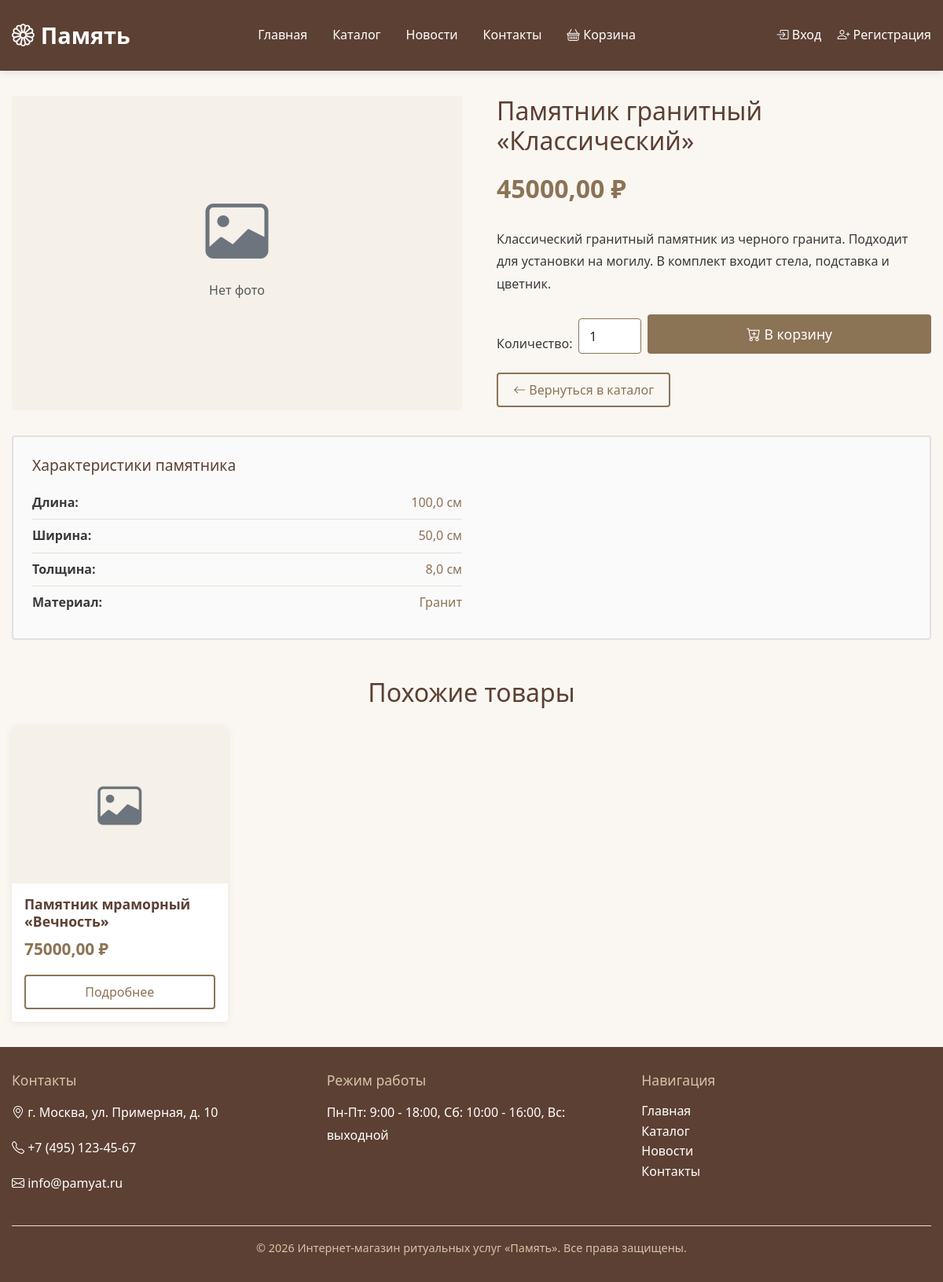
Screenshot of /catalog/pamyatnik-granitny-klassicheskiy/ with the database file from the repository.
### apps/goods/models.py (models this page shows, shortened)
class Product(models.Model):
    PRODUCT_TYPE_CHOICES = [
        ('product', 'Товар'),
        ('service', 'Услуга'),
    ]
    MATERIAL_CHOICES = [
        ('granite', 'Гранит'),
        ('marble', 'Мрамор'),
        ('limestone', 'Известняк'),
        ('composite', 'Композит'),
        ('other', 'Другое'),
    ]
    COATING_CHOICES = [
        ('polished', 'Полированная'),
        ('matte', 'Матовая'),
        ('brushed', 'Брашированная'),
        ('thermal', 'Термообработанная'),
        ('natural', 'Натуральная'),
    ]
    name = models.CharField("Название", max_length=255)
    slug = models.SlugField("URL", unique=True, blank=True)
    description = models.TextField("Описание")
    price = models.DecimalField("Цена (₽)", max_digits=10, decimal_places=2)
    image = models.ImageField("Изображение", upload_to='products/', blank=True, null=True)
    category = models.ForeignKey(Category, on_delete=models.CASCADE, related_name='products', verbose_name="Категория")
    product_type = models.CharField("Тип", max_length=10, choices=PRODUCT_TYPE_CHOICES, default='product')
    is_popular = models.BooleanField("Популярный", default=False)
    length_p = models.DecimalField("Длина (см)", max_digits=6, decimal_places=1, blank=True, null=True)
    width_p = models.DecimalField("Ширина (см)", max_digits=6, decimal_places=1, blank=True, null=True)
    thickness_p = models.DecimalField("Толщина (см)", max_digits=6, decimal_places=1, blank=True, null=True)
    material = models.CharField("Материал", max_length=20, choices=MATERIAL_CHOICES, blank=True, default='')
    tile_length = models.DecimalField("Длина плитки (см)", max_digits=6, decimal_places=1, blank=True, null=True)
    tile_width = models.DecimalField("Ширина плитки (см)", max_digits=6, decimal_places=1, blank=True, null=True)
    tile_thickness = models.DecimalField("Толщина (мм)", max_digits=4, decimal_places=1, blank=True, null=True)
    coating_type = models.CharField("Тип покрытия", max_length=30, choices=COATING_CHOICES, blank=True, default='')
    quantity_per_pack = models.PositiveIntegerField("Количество в упаковке (шт)", blank=True, null=True)
    fence_pattern_height = models.DecimalField("Высота рисунка (см)", max_digits=6, decimal_places=1, blank=True, null=True)
    service_duration = models.PositiveIntegerField("Срок выполнения (дни)", blank=True, null=True)
    service_notes = models.TextField("Особенности услуги", blank=True, default='')
    created_at = models.DateTimeField("Дата создания", auto_now_add=True, null=True)
    updated_at = models.DateTimeField("Дата обновления", auto_now=True, null=True)
    class Meta:
        verbose_name = "Товар/Услуга"
        verbose_name_plural = "Товары и услуги"
        ordering = ['name']

### apps/core/models.py (models this page shows, shortened)
class ContactInfo(models.Model):
    phone = models.CharField("Телефон", max_length=20)
    email = models.EmailField("Email")
    address = models.TextField("Адрес")
    work_hours = models.TextField("Режим работы")
    is_active = models.BooleanField("Активно", default=True)
    class Meta:
        verbose_name = "Контактная информация"
        verbose_name_plural = "Контактная информация"

### apps/goods/views.py (the view)
# urls.py: path('<slug:slug>/', views.product_detail_view, name='product_detail'),
def product_detail_view(request, slug):
    product = get_object_or_404(
        Product.objects.select_related('category'),
        slug=slug
    )
    similar_products = Product.objects.filter(
        category=product.category
    ).exclude(id=product.id)[:4]
    context = {
        'product': product,
        'similar_products': similar_products,
    }
    return render(request, 'product_detail.html', context)

### apps/core/context_processors.py (called while the page is built)
def get_contact_info():
    return ContactInfo.objects.filter(is_active=True).first()

def get_cart_count(request):
    if request.user.is_authenticated:
        cart = Cart.objects.filter(user=request.user).first()
        if cart:
            return cart.get_total_items()
    else:
        session_key = request.session.session_key
        if session_key:
            cart = Cart.objects.filter(session_key=session_key).first()
            if cart:
                return cart.get_total_items()
    return 0

def contact_info(request):
    return {
        'contact_info': get_contact_info(),
        'cart_count': get_cart_count(request),
    }

### templates/product_detail.html (shortened to what this page needs)
{% extends 'base.html' %}
{% block content %}
<div class="row mb-4">
    <div class="col-lg-6 product-detail-image">
        {% if product.image %}
            <img src="{{ product.image.url }}" alt="{{ product.name }}" class="img-fluid">
        {% else %}
            <div class="bg-beige d-flex align-items-center justify-content-center" style="height: 400px; border-radius: 4px;">
                <div class="text-center">
                    <i class="bi bi-image display-1 text-muted-memory"></i>
                    <p class="mt-3 text-muted">Нет фото</p>
                </div>
            </div>
        {% endif %}
    </div>
    <div class="col-lg-6 product-detail-info">
        <h1 class="product-detail-title">{{ product.name }}</h1>
        <p class="product-detail-price">{{ product.price }} ₽</p>
        <p class="product-detail-description">{{ product.description|linebreaksbr }}</p>
        <form action="{% url 'cart:cart_add' product.id %}" method="post" class="mb-4">
            <div class="row g-2 align-items-end">
                <div class="col-auto">
                    <label for="quantity" class="form-label mb-0">Количество:</label>
                </div>
                <div class="col-auto">
                    <input type="number" name="quantity" id="quantity" value="1" min="1"
                           class="form-control" style="width: 80px;">
                </div>
                <div class="col">
                    <button type="submit" class="btn btn-memory btn-lg-memory w-100">
                        <i class="bi bi-cart-plus"></i> В корзину
                    </button>
                </div>
            </div>
        </form>
        <a href="{% url 'goods:catalog' %}" class="btn btn-memory-outline">
            <i class="bi bi-arrow-left"></i> Вернуться в каталог
        </a>
    </div>
</div>
<div class="product-characteristics">
    {% if product.product_type == 'product' and product.category.slug == 'pamyatniki' %}
    <h4> Характеристики памятника</h4>
    <div class="row">
        <div class="col-md-6">
            {% if product.length_p %}
            <div class="characteristic-row">
                <span class="characteristic-label">Длина:</span>
                <span class="characteristic-value">{{ product.length_p }} см</span>
            </div>
            {% endif %}
            {% if product.width_p %}
            <div class="characteristic-row">
                <span class="characteristic-label">Ширина:</span>
                <span class="characteristic-value">{{ product.width_p }} см</span>
            </div>
            {% endif %}
            {% if product.thickness_p %}
            <div class="characteristic-row">
                <span class="characteristic-label">Толщина:</span>
                <span class="characteristic-value">{{ product.thickness_p }} см</span>
            </div>
            {% endif %}
            {% if product.material %}
            <div class="characteristic-row">
                <span class="characteristic-label">Материал:</span>
                <span class="characteristic-value">{{ product.get_material_display }}</span>
            </div>
            {% endif %}
        </div>
    </div>
    {% endif %}
</div>
{% if similar_products %}
<section class="mt-5">
    <h2 class="page-title">Похожие товары</h2>
    <div class="row row-cols-1 row-cols-md-2 row-cols-lg-4 g-4">
        {% for similar in similar_products %}
        <div class="col">
            <div class="product-card">
                {% if similar.image %}
                    <img src="{{ similar.image.url }}" alt="{{ similar.name }}">
                {% else %}
                    <div class="bg-beige d-flex align-items-center justify-content-center" style="height: 200px;">
                        <i class="bi bi-image display-4 text-muted-memory"></i>
                    </div>
                {% endif %}
                <div class="product-card-body">
                    <h3 class="product-card-title">
                        <a href="{% url 'goods:product_detail' similar.slug %}">{{ similar.name }}</a>
                    </h3>
                    <p class="product-card-price">{{ similar.price }} ₽</p>
                    <a href="{% url 'goods:product_detail' similar.slug %}" class="btn btn-memory-outline w-100">Подробнее</a>
                </div>
            </div>
        </div>
        {% endfor %}
    </div>
</section>
{% endif %}
{% endblock %}

### templates/base.html (shortened to what this page needs)
<!DOCTYPE html>
<html lang="ru">
<head>
    <link href="https://cdn.jsdelivr.net/npm/bootstrap@5.3.2/dist/css/bootstrap.min.css" rel="stylesheet">
    <link href="https://cdn.jsdelivr.net/npm/bootstrap-icons@1.11.1/font/bootstrap-icons.css" rel="stylesheet">
    {% load static %}
    <link href="{% static 'css/styles.css' %}" rel="stylesheet">
</head>
<body>
    <header class="site-header">
        <div class="container-custom">
            <div class="header-content">
                <a href="{% url 'core:index' %}" class="logo">
                    <i class="bi bi-flower1"></i>
                    <span>Память</span>
                </a>
                <nav class="navbar navbar-expand-lg main-nav">
                    <div class="container-fluid p-0">
                        <div class="collapse navbar-collapse" id="mainMenu">
                            <ul class="navbar-nav mx-auto mb-2 mb-lg-0">
                                <li class="nav-item">
                                    <a class="nav-link" href="{% url 'core:index' %}">Главная</a>
                                </li>
                                <li class="nav-item">
                                    <a class="nav-link" href="{% url 'goods:catalog' %}">Каталог</a>
                                </li>
                                <li class="nav-item">
                                    <a class="nav-link" href="{% url 'news:news_list' %}">Новости</a>
                                </li>
                                <li class="nav-item">
                                    <a class="nav-link" href="{% url 'core:contacts' %}">Контакты</a>
                                </li>
                                <li class="nav-item">
                                    <a class="nav-link cart-icon-header" href="{% url 'cart:cart_detail' %}">
                                        <i class="bi bi-basket"></i>
                                        Корзина
                                    </a>
                                </li>
                            </ul>
                        </div>
                    </div>
                </nav>
                <div class="auth-links">
                    {% if user.is_authenticated %}
                        <a href="{% url 'users:profile' %}">
                            <i class="bi bi-person-circle"></i>
                            {{ user.username }}
                        </a>
                        <form action="{% url 'logout' %}" method="post" style="display: inline;">
                            {% csrf_token %}
                            <button type="submit" class="btn btn-link text-white p-0" style="text-decoration: none;">
                                <i class="bi bi-box-arrow-right"></i> Выход
                            </button>
                        </form>
                    {% else %}
                        <a href="{% url 'login' %}">
                            <i class="bi bi-box-arrow-in-right"></i> Вход
                        </a>
                        <a href="{% url 'users:register' %}">
                            <i class="bi bi-person-plus"></i> Регистрация
                        </a>
                    {% endif %}
                </div>
            </div>
        </div>
    </header>
    <main class="main-content">
        <div class="container-custom">
            {% block content %}{% endblock %}
        </div>
    </main>
    <footer class="site-footer">
        <div class="container-custom">
            <div class="footer-content">
                <div class="footer-section">
                    <h5>Контакты</h5>
                    {% if contact_info %}
                        <address>
                            <p><i class="bi bi-geo-alt"></i> {{ contact_info.address }}</p>
                            <p><i class="bi bi-telephone"></i> <a href="tel:{{ contact_info.phone }}">{{ contact_info.phone }}</a></p>
                            <p><i class="bi bi-envelope"></i> <a href="mailto:{{ contact_info.email }}">{{ contact_info.email }}</a></p>
                        </address>
                    {% else %}
                        <p>Контактная информация загружается...</p>
                    {% endif %}
                </div>
                <div class="footer-section">
                    <h5>Режим работы</h5>
                    {% if contact_info %}
                        <p>{{ contact_info.work_hours|linebreaksbr }}</p>
                    {% else %}
                        <p>Информация о режиме работы</p>
                    {% endif %}
                </div>
                <div class="footer-section">
                    <h5>Навигация</h5>
                    <ul class="list-unstyled">
                        <li><a href="{% url 'core:index' %}">Главная</a></li>
                        <li><a href="{% url 'goods:catalog' %}">Каталог</a></li>
                        <li><a href="{% url 'news:news_list' %}">Новости</a></li>
                        <li><a href="{% url 'core:contacts' %}">Контакты</a></li>
                    </ul>
                </div>
            </div>
            <div class="copyright">
                <p>&copy; {% now "Y" %} Интернет-магазин ритуальных услуг «Память». Все права защищены.</p>
            </div>
        </div>
    </footer>
</body>
</html>

### rows the page displays
Product: name "Памятник гранитный «Классический»", price "45000,00", description "Классический гранитный памятник из черного гранита. Подходит для установки на могилу. В комплект входит стела, подставка и цветник.", length_p "100,0", width_p "50,0", thickness_p "8,0", material "Гранит"
Product: name "Памятник мраморный «Вечность»", price "75000,00"
ContactInfo: address "г. Москва, ул. Примерная, д. 10", phone "+7 (495) 123-45-67", email "info@pamyat.ru", work_hours "Пн-Пт: 9:00 - 18:00, Сб: 10:00 - 16:00, Вс: выходной"
